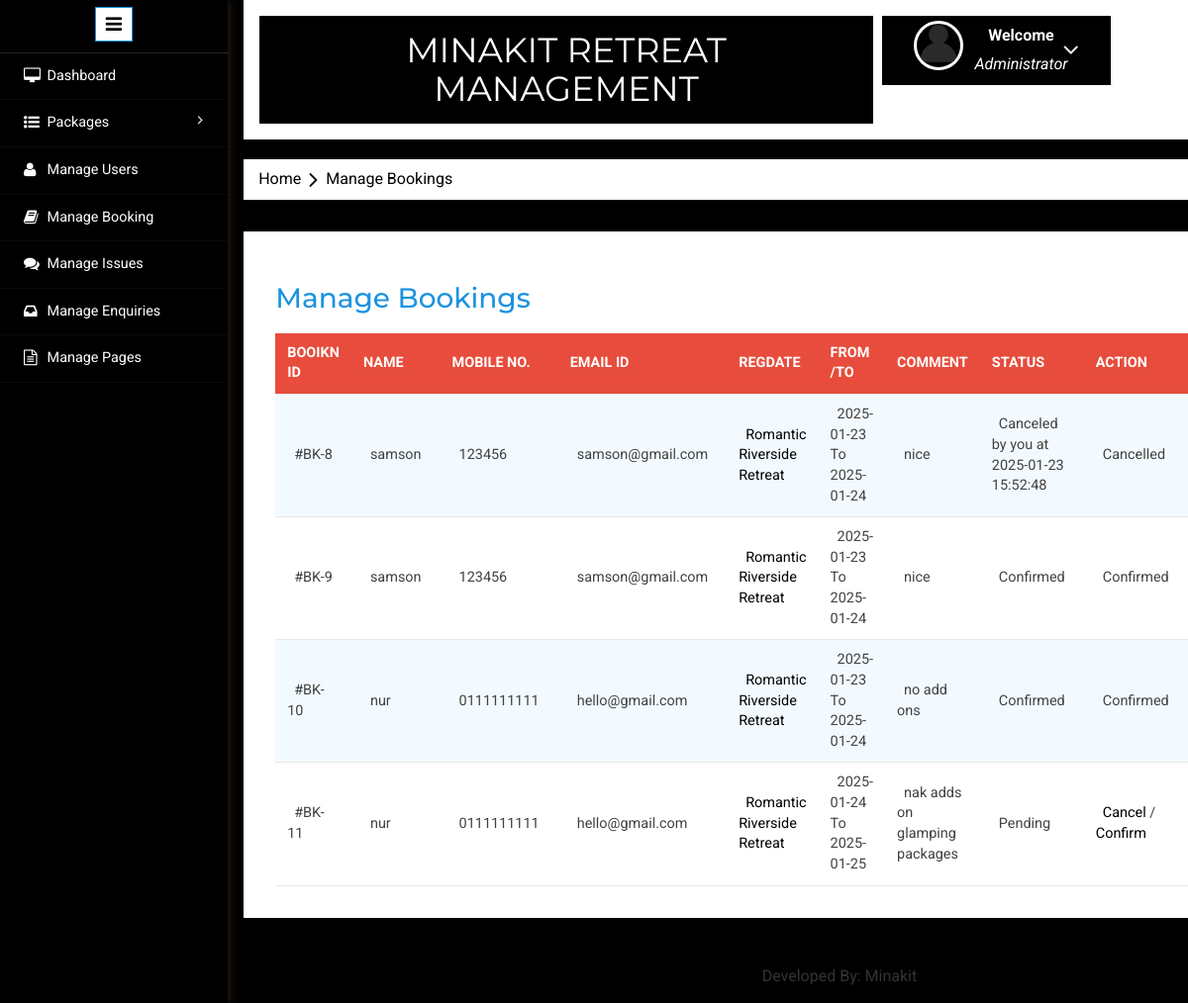
/admin/manage-bookings.php (signed in), run on the app's committed database.
### tables this page shows
CREATE TABLE `tblbooking` (
  `BookingId` int(11) NOT NULL,
  `PackageId` int(11) DEFAULT NULL,
  `UserEmail` varchar(100) DEFAULT NULL,
  `FromDate` varchar(100) DEFAULT NULL,
  `ToDate` varchar(100) DEFAULT NULL,
  `Comment` mediumtext DEFAULT NULL,
  `RegDate` timestamp NULL DEFAULT current_timestamp(),
  `status` int(11) DEFAULT NULL,
  `CancelledBy` varchar(5) DEFAULT NULL,
  `UpdationDate` timestamp NULL DEFAULT NULL ON UPDATE current_timestamp()
);

CREATE TABLE `tblusers` (
  `id` int(11) NOT NULL,
  `FullName` varchar(100) DEFAULT NULL,
  `MobileNumber` char(10) DEFAULT NULL,
  `EmailId` varchar(70) DEFAULT NULL,
  `Password` varchar(100) DEFAULT NULL,
  `RegDate` timestamp NULL DEFAULT current_timestamp(),
  `UpdationDate` timestamp NULL DEFAULT NULL ON UPDATE current_timestamp()
);

CREATE TABLE `tbltourpackages` (
  `PackageId` int(11) NOT NULL,
  `PackageName` varchar(200) DEFAULT NULL,
  `PackageType` varchar(150) DEFAULT NULL,
  `PackageLocation` varchar(100) DEFAULT NULL,
  `PackagePrice` int(11) DEFAULT NULL,
  `PackageFetures` varchar(255) DEFAULT NULL,
  `PackageDetails` mediumtext DEFAULT NULL,
  `PackageImage` varchar(100) DEFAULT NULL,
  `Creationdate` timestamp NULL DEFAULT current_timestamp(),
  `UpdationDate` timestamp NULL DEFAULT NULL ON UPDATE current_timestamp()
);

### admin/manage-bookings.php (the view, shortened to what this page needs)
<?php
include('includes/config.php');
if(strlen($_SESSION['alogin'])==0)
	{
header('location:index.php');
}
else{
	?>
<!DOCTYPE HTML>
<html>
<head>
<link href="css/bootstrap.min.css" rel='stylesheet' type='text/css' />
<link href="css/style.css" rel='stylesheet' type='text/css' />
<link rel="stylesheet" href="css/morris.css" type="text/css"/>
<link href="css/font-awesome.css" rel="stylesheet">
<link rel="stylesheet" type="text/css" href="css/table-style.css" />
<link rel="stylesheet" type="text/css" href="css/basictable.css" />
<link rel="stylesheet" href="css/icon-font.min.css" type='text/css' />
</head>
<body>
   <div class="page-container">
<div class="left-content">
	   <div class="mother-grid-inner">
				<?php include('includes/header.php');?>
				</div>
<ol class="breadcrumb">
                <li class="breadcrumb-item"><a href="dashboard.php">Home</a><i class="fa fa-angle-right"></i>Manage Bookings</li>
            </ol>
<div class="agile-grids">
				<div class="agile-tables">
					<div class="w3l-table-info">
					  <h2>Manage Bookings</h2>
					    <table id="table">
						<thead>
						  <tr>
						  <th>Booikn id</th>
							<th>Name</th>
							<th>Mobile No.</th>
							<th>Email Id</th>
							<th>RegDate </th>
							<th>From /To </th>
							<th>Comment </th>
							<th>Status </th>
							<th>Action </th>
						  </tr>
						</thead>
						<tbody>
<?php $sql = "SELECT tblbooking.BookingId as bookid,tblusers.FullName as fname,tblusers.MobileNumber as mnumber,tblusers.EmailId as email,tbltourpackages.PackageName as pckname,tblbooking.PackageId as pid,tblbooking.FromDate as fdate,tblbooking.ToDate as tdate,tblbooking.Comment as comment,tblbooking.status as status,tblbooking.CancelledBy as cancelby,tblbooking.UpdationDate as upddate from  tblbooking
 left join tblusers  on  tblbooking.UserEmail=tblusers.EmailId
 left join tbltourpackages on tbltourpackages.PackageId=tblbooking.PackageId";
$query = $dbh -> prepare($sql);
$query->execute();
$results=$query->fetchAll(PDO::FETCH_OBJ);
$cnt=1;
if($query->rowCount() > 0)
{
foreach($results as $result)
{				?>
						  <tr>
							<td>#BK-<?php echo htmlentities($result->bookid);?></td>
							<td><?php echo htmlentities($result->fname);?></td>
							<td><?php echo htmlentities($result->mnumber);?></td>
							<td><?php echo htmlentities($result->email);?></td>
							<td><a href="update-package.php?pid=<?php echo htmlentities($result->pid);?>"><?php echo htmlentities($result->pckname);?></a></td>
							<td><?php echo htmlentities($result->fdate);?> To <?php echo htmlentities($result->tdate);?></td>
								<td><?php echo htmlentities($result->comment);?></td>
								<td><?php if($result->status==0)
{
echo "Pending";
}
if($result->status==1)
{
echo "Confirmed";
}
if($result->status==2 and  $result->cancelby=='a')
{
echo "Canceled by you at " .$result->upddate;
}
?></td>
<?php if($result->status==2)
{
	?><td>Cancelled</td>
<?php } elseif($result->status==1)
{
	?><td>Confirmed</td>
<?php }
else {?>
<td><a href="manage-bookings.php?bkid=<?php echo htmlentities($result->bookid);?>" onclick="return confirm('Do you really want to cancel booking')" >Cancel</a> / <a href="manage-bookings.php?bckid=<?php echo htmlentities($result->bookid);?>" onclick="return confirm('booking has been confirm')" >Confirm</a></td>
<?php }?>
						  </tr>
						 <?php $cnt=$cnt+1;} }?>
						</tbody>
					  </table>
					</div>
			</div>
<?php include('includes/footer.php');?>
</div>
</div>
						<?php include('includes/sidebarmenu.php');?>
							</div>
</body>
</html>
<?php } ?>

### admin/includes/header.php (shortened to what this page needs)
<div class="header-main">
					<div class="logo-w3-agile">
								<h1><a href="dashboard.php">Minakit Retreat Management</a></h1>
							</div>
						<div class="profile_details w3l">
								<ul>
									<li class="dropdown profile_details_drop">
										<a href="#" class="dropdown-toggle" data-toggle="dropdown" aria-expanded="false">
											<div class="profile_img">
												<span class="prfil-img"><img src="images/User-icon.png" alt=""> </span>
												<div class="user-name">
													<p>Welcome</p>
													<span>Administrator</span>
												</div>
												<i class="fa fa-angle-down"></i>
												<div class="clearfix"></div>
											</div>
										</a>
									</li>
								</ul>
							</div>
				</div>

### admin/includes/footer.php
<footer class="footer py-4">
	<div class="container">
		<div class="row align-items-center">
			<div class="col-lg-4 my-3 my-lg-0">
			</div>
			<div class="col-lg-4 text-lg-end">
				<a class="link-dark text-decoration-none me-3" href="javascript:void(0)" id="p_use">Privacy Policy</a>
        <span>Developed By: Minakit</span>
			</div>
		</div>
	</div>
</footer>

### admin/includes/sidebarmenu.php (shortened to what this page needs)
<div class="sidebar-menu">
					<header class="logo1">
						<a href="#" class="sidebar-icon"> <span class="fa fa-bars"></span> </a>
					</header>
                           <div class="menu">
									<ul id="menu" >
										<li><a href="dashboard.php"><i class="fa fa-desktop"></i> <span>Dashboard</span><div class="clearfix"></div></a></li>
									 <li id="menu-academico" ><a href="#"><i class="fa fa-list-ul" aria-hidden="true"></i><span>  Packages</span> <span class="fa fa-angle-right" style="float: right"></span><div class="clearfix"></div></a>
										</li>
									<li id="menu-academico" ><a href="manage-users.php"><i class="fa fa-user" aria-hidden="true"></i><span>Manage Users</span><div class="clearfix"></div></a></li>
									<li><a href="manage-bookings.php"><i class="fa fa-book" aria-hidden="true"></i>  <span>Manage Booking</span><div class="clearfix"></div></a></li>
									 <li><a href="manageissues.php"><i class="fa fa-comments"></i>  <span>Manage Issues</span><div class="clearfix"></div></a></li>
									<li><a href="manage-enquires.php"><i class="fa fa-inbox" aria-hidden="true"></i>  <span>Manage Enquiries</span><div class="clearfix"></div></a></li>
									<li><a href="manage-pages.php"><i class="fa fa-file-text-o" aria-hidden="true"></i>  <span>Manage Pages</span><div class="clearfix"></div></a></li>
								  </ul>
								</div>
							  </div>

### admin/css/table-style.css (style rules this page uses)
table { background: white; border-collapse: collapse; margin: 1.25em 0 0; width: 100%; }
table tr, table th, table td { border: none; border-bottom: 1px solid #e8e8e8; font-size: .95em; }
table th, table td { padding: 10px 12px; text-align: left; }
table th { background: #e74c3c; color: #fff; text-transform: uppercase; }
table tr td { background: #f3faff; color: #424242; }
table tr:nth-of-type(2n+2) td { background: #ffffff; }
table { width: 100%; }

### data on the page
tblbooking: BookingId "8", tblusers.FullName "samson", tblusers.MobileNumber "123456", tblusers.EmailId "samson@gmail.com", PackageId.PackageName "Romantic Riverside Retreat", FromDate "2025-01-23", ToDate "2025-01-24", Comment "nice", UpdationDate "2025-01-23 15:52:48", status "Cancelled"
tblbooking: BookingId "9", tblusers.FullName "samson", tblusers.MobileNumber "123456", tblusers.EmailId "samson@gmail.com", PackageId.PackageName "Romantic Riverside Retreat", FromDate "2025-01-23", ToDate "2025-01-24", Comment "nice", status "Confirmed"
tblbooking: BookingId "10", tblusers.FullName "nur", tblusers.MobileNumber "0111111111", tblusers.EmailId "hello@gmail.com", PackageId.PackageName "Romantic Riverside Retreat", FromDate "2025-01-23", ToDate "2025-01-24", Comment "no add ons", status "Confirmed"
tblbooking: BookingId "11", tblusers.FullName "nur", tblusers.MobileNumber "0111111111", tblusers.EmailId "hello@gmail.com", PackageId.PackageName "Romantic Riverside Retreat", FromDate "2025-01-24", ToDate "2025-01-25", Comment "nak adds on glamping packages", status "Pending"
